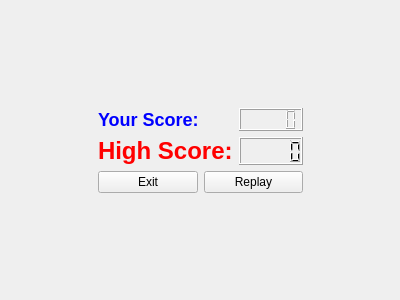
<?xml version="1.0" encoding="UTF-8"?>
<ui version="4.0">
 <class>end_menu</class>
 <widget class="QWidget" name="end_menu">
  <property name="geometry">
   <rect>
    <x>0</x>
    <y>0</y>
    <width>400</width>
    <height>300</height>
   </rect>
  </property>
  <property name="windowTitle">
   <string>Form</string>
  </property>
  <layout class="QGridLayout" name="gridLayout">
   <item row="1" column="1" colspan="2">
    <layout class="QFormLayout" name="formLayout">
     <item row="0" column="1">
      <widget class="QLCDNumber" name="curr_score">
       <property name="maximumSize">
        <size>
         <width>100</width>
         <height>200</height>
        </size>
       </property>
      </widget>
     </item>
     <item row="1" column="0">
      <widget class="QLabel" name="label">
       <property name="text">
        <string>&lt;h1&gt;&lt;font color = red&gt;High Score:&lt;/h1&gt;</string>
       </property>
      </widget>
     </item>
     <item row="1" column="1">
      <widget class="QLCDNumber" name="high_score">
       <property name="maximumSize">
        <size>
         <width>100</width>
         <height>200</height>
        </size>
       </property>
      </widget>
     </item>
     <item row="2" column="0" colspan="2">
      <layout class="QHBoxLayout" name="horizontalLayout">
       <item>
        <widget class="QPushButton" name="exit">
         <property name="text">
          <string>Exit</string>
         </property>
        </widget>
       </item>
       <item>
        <widget class="QPushButton" name="replay">
         <property name="text">
          <string>Replay</string>
         </property>
        </widget>
       </item>
      </layout>
     </item>
     <item row="0" column="0">
      <widget class="QLabel" name="label_2">
       <property name="text">
        <string>&lt;h2&gt;&lt;font color = blue&gt;Your Score:&lt;/h2&gt;</string>
       </property>
      </widget>
     </item>
    </layout>
   </item>
   <item row="1" column="0">
    <spacer name="horizontalSpacer">
     <property name="orientation">
      <enum>Qt::Horizontal</enum>
     </property>
     <property name="sizeHint" stdset="0">
      <size>
       <width>68</width>
       <height>20</height>
      </size>
     </property>
    </spacer>
   </item>
   <item row="1" column="3">
    <spacer name="horizontalSpacer_2">
     <property name="orientation">
      <enum>Qt::Horizontal</enum>
     </property>
     <property name="sizeHint" stdset="0">
      <size>
       <width>68</width>
       <height>20</height>
      </size>
     </property>
    </spacer>
   </item>
   <item row="2" column="2">
    <spacer name="verticalSpacer_2">
     <property name="orientation">
      <enum>Qt::Vertical</enum>
     </property>
     <property name="sizeHint" stdset="0">
      <size>
       <width>20</width>
       <height>81</height>
      </size>
     </property>
    </spacer>
   </item>
   <item row="0" column="1">
    <spacer name="verticalSpacer">
     <property name="orientation">
      <enum>Qt::Vertical</enum>
     </property>
     <property name="sizeHint" stdset="0">
      <size>
       <width>20</width>
       <height>82</height>
      </size>
     </property>
    </spacer>
   </item>
  </layout>
 </widget>
 <resources/>
 <connections/>
</ui>
